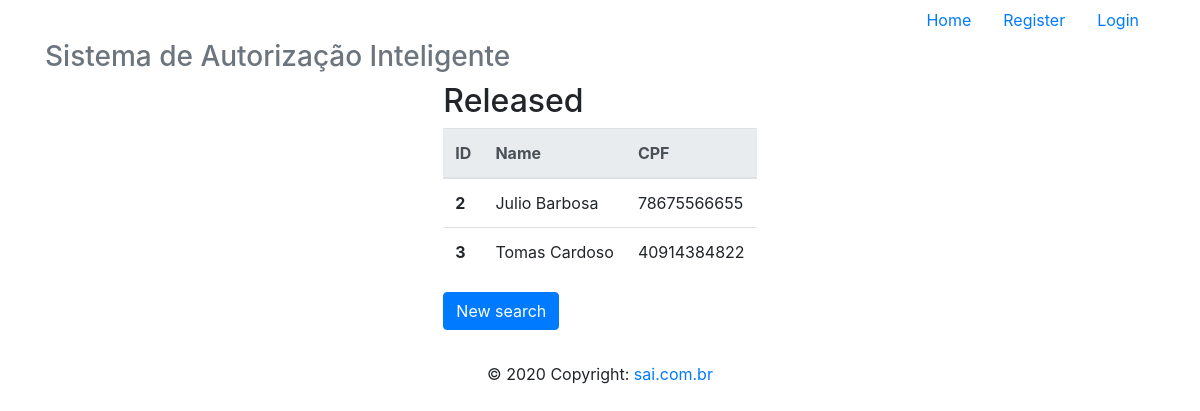
Page /readAllReleased/juliocb on the earlier database version.
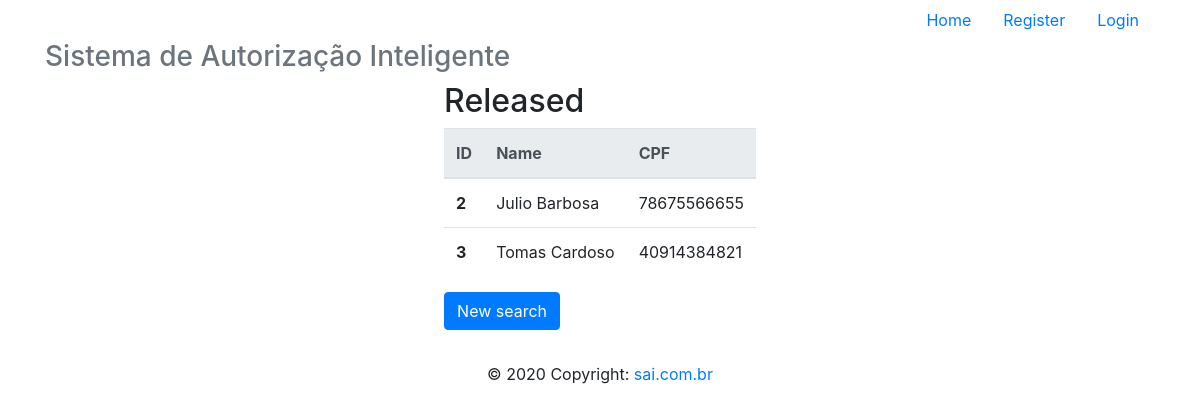
Same page on the later database version.
### app/models/tables.py (models this page shows, shortened)
class Released(db.Model):
    __tablename__ = "released"
    id = db.Column(db.Integer, primary_key=True)
    name = db.Column(db.String)
    cpf = db.Column(db.String, unique=True)
    user_id = db.Column(db.Integer, db.ForeignKey('users.id'))
    user = db.relationship('User', foreign_keys=user_id)

### app/controllers/default.py (the view)
@app.route("/readAllReleased/<username>", methods=['GET', 'POST'])
@app.route("/readAllReleased", methods=['GET', 'POST'])
def readAllReleased(username):
    user = User.query.filter_by(username=username).first()
    lista = Released.query.filter_by(user_id=user.id)
    return render_template('readAllReleased.html',
                            lista=lista)

### app/templates/readAllReleased.html
{% extends 'base.html' %}
{% block content %}
    <div class="d-flex justify-content-center">
        <div class="form-group">
                <h2>Released</h2>
            <table class="table">
                <thead class="thead-light">
                <tr>
                    <th scope="col">ID</th>
                    <th scope="col">Name</th>
                    <th scope="col">CPF</th>
                </tr>
                </thead>
                <tbody>
                    {% for released in lista %}
                        <tr>
                            <th scope="row">{{ released.id }}</th>
                            <td>{{ released.name }}</td>
                            <td>{{ released.cpf }}</td>
                        </tr>
                    {% endfor %}
                </tbody>
            </table>
            <form action="{{ url_for('readReleased', username=current_user.username) }}" method="POST">
                <button type="submit" class="btn btn-primary" name="newSearch">New search</button>
            </form>
        </div>
    </div>
{% endblock %}

### app/templates/base.html (shortened to what this page needs)
<!DOCTYPE html>
<html lang="pt-br">
  <head>
    <link href="{{ url_for('static',filename='css/bootstrap.min.css') }}" rel="stylesheet">
  </head>
  <body>
    <div class="container">
      <div class="header clearfix">
        <nav>
          <ul class="nav nav-pills justify-content-end">
            <li class="nav-item">
              <a class="nav-link" href="{{ url_for('index') }}">Home</a>
            </li>
            {% if current_user.is_authenticated %}
              {% if current_user.username == 'admin' %}
                <li class="nav-item">
                  <a class="nav-link" href="{{ url_for('logout') }}">Logout</a>
                </li>
              {% else %}
                <li class="nav-item">
                  <a class="nav-link" href="{{ url_for('whitelist') }}">White List</a>
                </li>
                <li class="nav-item">
                  <a class="nav-link" href="{{ url_for('logout') }}">Logout</a>
                </li>
              {% endif %}
            {% else %}
              <li class="nav-item">
                <a class="nav-link" href="{{ url_for('register') }}">Register</a>
              </li>
              <li class="nav-item">
                <a class="nav-link" href="{{ url_for('login') }}">Login</a>
              </li>
            {% endif %}
          </ul>
        </nav>
        <h3 class="text-muted">Sistema de Autorização Inteligente</h3>
      </div>
      {% block content %}
      {% endblock %}
    <footer class="page-footer font-small blue">
      <div class="footer-copyright text-center py-3">© 2020 Copyright:
        <a href="#"> sai.com.br</a>
      </div>
    </footer>
    </div>
  </body>
</html>

Differences in the rows shown:
changed Released "Tomas Cardoso": cpf "40914384822" → "40914384821"
